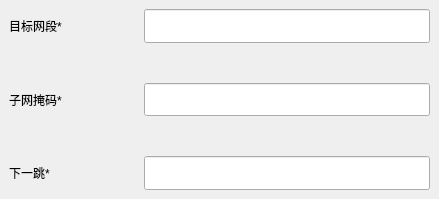
      <widget class="QWidget" name="page_2">
       <widget class="QWidget" name="layoutWidget_2">
        <property name="geometry">
         <rect>
          <x>9</x>
          <y>9</y>
          <width>421</width>
          <height>181</height>
         </rect>
        </property>
        <layout class="QVBoxLayout" name="verticalLayout_3" stretch="1,1,1">
         <property name="spacing">
          <number>40</number>
         </property>
         <item>
          <layout class="QHBoxLayout" name="horizontalLayout_6" stretch="1,3">
           <item>
            <widget class="QLabel" name="label_6">
             <property name="text">
              <string>目标网段*</string>
             </property>
            </widget>
           </item>
           <item>
            <widget class="QLineEdit" name="lineEdit_destination_2">
             <property name="sizePolicy">
              <sizepolicy hsizetype="Expanding" vsizetype="Expanding">
               <horstretch>0</horstretch>
               <verstretch>0</verstretch>
              </sizepolicy>
             </property>
            </widget>
           </item>
          </layout>
         </item>
         <item>
          <layout class="QHBoxLayout" name="horizontalLayout_7" stretch="1,3">
           <item>
            <widget class="QLabel" name="label_7">
             <property name="text">
              <string>子网掩码*</string>
             </property>
            </widget>
           </item>
           <item>
            <widget class="QLineEdit" name="lineEdit_netmask_2">
             <property name="sizePolicy">
              <sizepolicy hsizetype="Expanding" vsizetype="Expanding">
               <horstretch>0</horstretch>
               <verstretch>0</verstretch>
              </sizepolicy>
             </property>
            </widget>
           </item>
          </layout>
         </item>
         <item>
          <layout class="QHBoxLayout" name="horizontalLayout_8" stretch="1,3">
           <item>
            <widget class="QLabel" name="label_8">
             <property name="text">
              <string>下一跳*</string>
             </property>
            </widget>
           </item>
           <item>
            <widget class="QLineEdit" name="lineEdit_nexthop_2">
             <property name="sizePolicy">
              <sizepolicy hsizetype="Expanding" vsizetype="Expanding">
               <horstretch>0</horstretch>
               <verstretch>0</verstretch>
              </sizepolicy>
             </property>
            </widget>
           </item>
          </layout>
         </item>
        </layout>
       </widget>
      </widget>
